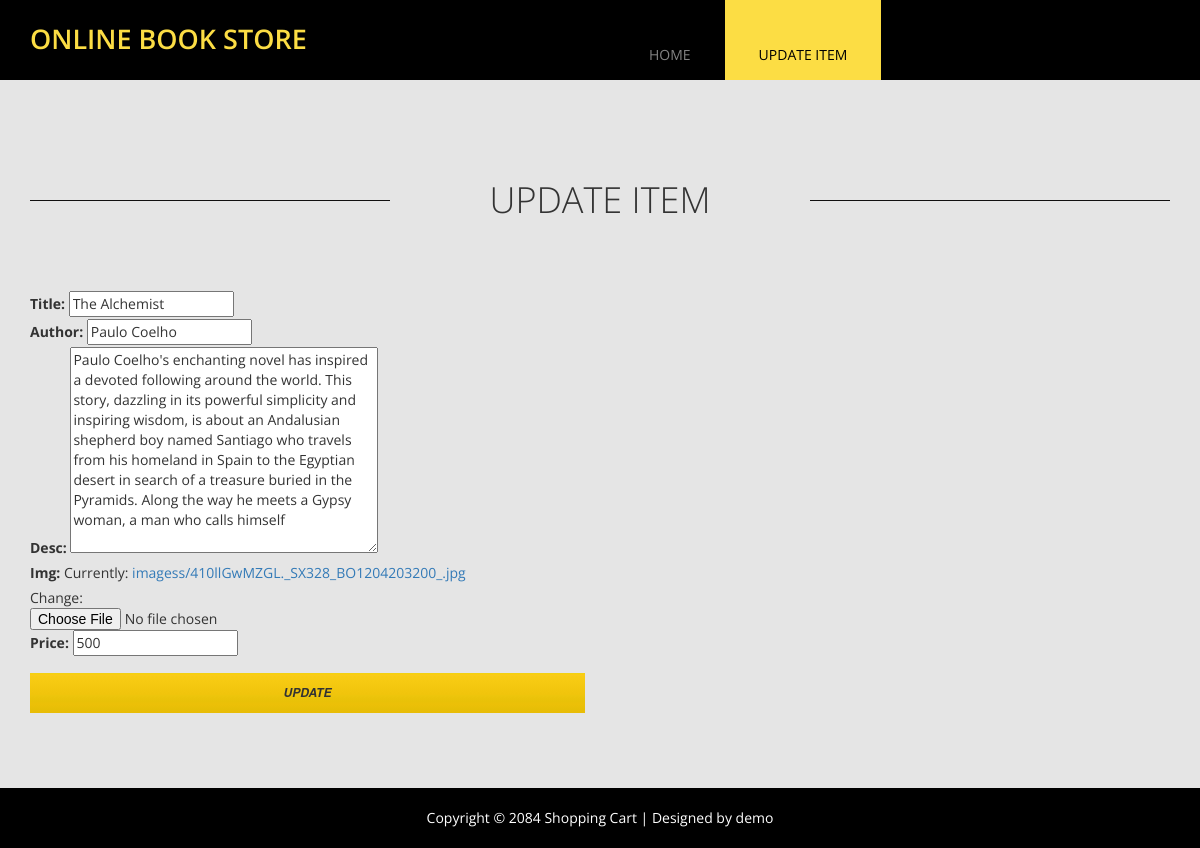
Page /update/3 on the committed database.
### book_app/models.py (models this page shows)
class shop(models.Model):
    title=models.CharField(max_length=100)
    author=models.CharField(max_length=100)
    desc=models.TextField()
    img=models.ImageField(upload_to="imagess")
    price=models.IntegerField()

### book_app/views.py (the view)
# urls.py: path('update/<int:id>',views.update,name='update'),
def update(request,id):
    obj=shop.objects.get(id=id)
    form=ModeForm(request.POST or None,instance=obj)
    if form.is_valid():
        form.save()
        return redirect('/')
    return render(request,'edit.html',{'form':form,'obj':obj})

### book_app/forms.py
class ModeForm(forms.ModelForm):
    class Meta:
        model=shop
        fields=['title','author','desc','img','price']

### template/edit.html (shortened to what this page needs)
{% load static %}
<!DOCTYPE html>
<html lang="en">
<head>
  <link href="{% static 'css/font-awesome.min.css' %}" rel="stylesheet">
  <link href="{% static 'css/bootstrap.min.css' %}" rel="stylesheet">
  <link href="{% static 'css/bootstrap-datetimepicker.min.css' %}" rel="stylesheet">
  <link href="{% static 'css/flexslider.css' %}" rel="stylesheet">
  <link href="{% static 'css/templatemo-style.css' %}" rel="stylesheet">
  </head>
  <body class="tm-gray-bg">
    	<div class="tm-header">
  		<div class="container">
  			<div class="row">
  				<div class="col-lg-6 col-md-4 col-sm-3 tm-site-name-container">
  					<a href="#" class="tm-site-name">Online Book Store</a>
  				</div>
	  			<div class="col-lg-6 col-md-8 col-sm-9">
	  				<nav class="tm-nav">
						<ul>
							<li><a href="/">Home</a></li>
							<li><a href="#" class="active">Update item</a></li>
						</ul>
					</nav>
	  			</div>
  			</div>
  		</div>
  	</div>
	<section class="section-padding-bottom">
		<div class="container">
			<div class="row">
				<div class="tm-section-header section-margin-top">
					<div class="col-lg-4 col-md-3 col-sm-3"><hr></div>
					<div class="col-lg-4 col-md-6 col-sm-6"><h2 class="tm-section-title">Update item</h2></div>
					<div class="col-lg-4 col-md-3 col-sm-3"><hr></div>
				</div>
			</div>
			<div class="row">
				<div class="card">
					<div class="card-body">
				<form action="#" method="post" enctype="multipart/form-data" class="tm-contact-form">
					<div class="col-lg-6 col-md-6 tm-contact-form-input">
						<div class="form-group">
                          {{form.as_p}}
						</div>
						<div class="form-group">
							<button class="tm-submit-btn" type="submit" name="Update">Update</button>
						</div>
					</div>
				</form>
						</div>
					</div>
			</div>
		</div>
	</section>
		<footer class="tm-black-bg">
		  <div class="container">
			  <div class="row">
				  <p class="tm-copyright-text">Copyright &copy; 2084 Shopping Cart
                  | Designed by demo</p>
			   </div>
		  </div>
	    </footer>
  </body>
</html>

### static/css/templatemo-style.css (style rules this page uses)
ul,p { margin: 0; padding: 0; }
h1,h2,h3 { margin: 0; padding: 0; }
h1,h2,h3,a,p { font-family: 'Open Sans', sans-serif; }
body { overflow-x: hidden; }
.tm-header { background: #000000; height: 80px; position: relative; z-index: 100; }
.tm-site-name-container { padding-top: 20px; }
.tm-site-name { color: #FCDD44; font-size: 27px; font-weight: 600; text-transform: uppercase; }
.tm-nav { display: block; overflow: hidden; }
.tm-nav li { list-style: none; float: left; }
.tm-nav li a { color: #838383; display: block; padding: 45px 34px 15px 34px; text-transform: uppercase; transition: all 0.3s ease; }
.tm-nav li a.active, .tm-nav li a:focus, .tm-nav li a:hover { background: #FCDD44; color: #000; }
.tm-gray-bg { background-color: #E5E5E5; }
.tm-black-bg { background-color: #000; }
.tm-copyright-text { color: white; text-align: center; padding-top: 20px; padding-bottom: 20px; }
.section-margin-top { margin-top: 100px; }
hr { border-top: 1px solid #111010; }
.tm-section-header { margin-bottom: 70px; overflow: hidden; }
.tm-section-title { text-align: center; text-transform: uppercase; font-size: 36px; font-weight: 300; }
.section-padding-bottom { padding-bottom: 60px; }
.tm-submit-btn { background: #f5d11d; background: linear-gradient(to bottom, #f5d11d 0%,#f3d10e 1%,#efcf1c 2%,#fccd0d 4%,#f7ca0d 5%,#f9cb1e 6%,#f7cb10 7%,#f8cc14 8%,#f0c40c 54%,#edc50c 55%,#e9c108 71%,#ecc008 78%,#e6be06 91%,#e9bd06 93%,#e8bc06 100%); filter: progid:DXImageTransform.Microsoft.gradient( startColorstr='#f5d11d', endColorstr='#e8bc06',GradientType=0 ); width: 100%; border: none; height: 40px; text-transform: uppercase; font-style: italic; font-size: 12px; font-weight: 600; }

### rows in the picture
shop: title "The Alchemist", author "Paulo Coelho", desc "Paulo Coelho's enchanting novel has inspired a devoted following around the world. This story, dazzling in its powerful simplicity and inspiring wisdom, is about an Andalusian shepherd boy named Santiago who travels from his homeland in Spain to the Egyptian desert in search of a treasure buried in the Pyramids. Along the way he meets a Gypsy woman, a man who calls himself", price "500"
